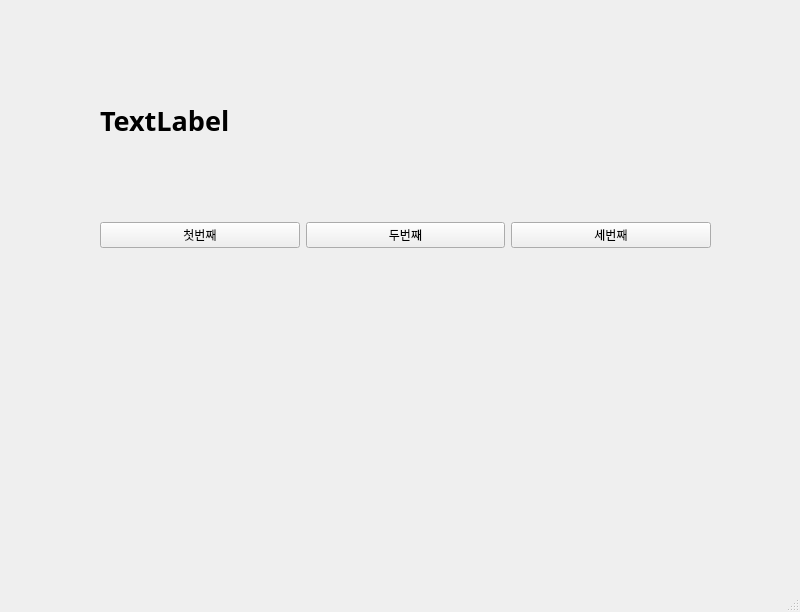
<?xml version="1.0" encoding="UTF-8"?>
<ui version="4.0">
 <class>MainWindow</class>
 <widget class="QMainWindow" name="MainWindow">
  <property name="geometry">
   <rect>
    <x>0</x>
    <y>0</y>
    <width>800</width>
    <height>612</height>
   </rect>
  </property>
  <property name="windowTitle">
   <string>MainWindow</string>
  </property>
  <widget class="QWidget" name="centralwidget">
   <widget class="QWidget" name="horizontalLayoutWidget">
    <property name="geometry">
     <rect>
      <x>100</x>
      <y>170</y>
      <width>611</width>
      <height>131</height>
     </rect>
    </property>
    <layout class="QHBoxLayout" name="horizontalLayout">
     <item>
      <widget class="QPushButton" name="pushButton_2">
       <property name="text">
        <string>첫번째</string>
       </property>
      </widget>
     </item>
     <item>
      <widget class="QPushButton" name="pushButton_3">
       <property name="text">
        <string>두번째</string>
       </property>
      </widget>
     </item>
     <item>
      <widget class="QPushButton" name="pushButton">
       <property name="text">
        <string>세번째</string>
       </property>
      </widget>
     </item>
    </layout>
   </widget>
   <widget class="QLabel" name="label">
    <property name="geometry">
     <rect>
      <x>100</x>
      <y>100</y>
      <width>611</width>
      <height>41</height>
     </rect>
    </property>
    <property name="font">
     <font>
      <family>맑은 고딕</family>
      <pointsize>20</pointsize>
      <weight>75</weight>
      <bold>true</bold>
     </font>
    </property>
    <property name="text">
     <string>TextLabel</string>
    </property>
   </widget>
  </widget>
  <widget class="QMenuBar" name="menubar">
   <property name="geometry">
    <rect>
     <x>0</x>
     <y>0</y>
     <width>800</width>
     <height>26</height>
    </rect>
   </property>
  </widget>
  <widget class="QStatusBar" name="statusbar"/>
 </widget>
 <resources/>
 <connections>
  <connection>
   <sender>pushButton_2</sender>
   <signal>clicked()</signal>
   <receiver>MainWindow</receiver>
   <slot>firstClick()</slot>
   <hints>
    <hint type="sourcelabel">
     <x>158</x>
     <y>271</y>
    </hint>
    <hint type="destinationlabel">
     <x>188</x>
     <y>328</y>
    </hint>
   </hints>
  </connection>
  <connection>
   <sender>pushButton_3</sender>
   <signal>clicked()</signal>
   <receiver>MainWindow</receiver>
   <slot>secondClick()</slot>
   <hints>
    <hint type="sourcelabel">
     <x>409</x>
     <y>267</y>
    </hint>
    <hint type="destinationlabel">
     <x>442</x>
     <y>334</y>
    </hint>
   </hints>
  </connection>
  <connection>
   <sender>pushButton</sender>
   <signal>clicked()</signal>
   <receiver>MainWindow</receiver>
   <slot>thirdClick()</slot>
   <hints>
    <hint type="sourcelabel">
     <x>623</x>
     <y>268</y>
    </hint>
    <hint type="destinationlabel">
     <x>653</x>
     <y>330</y>
    </hint>
   </hints>
  </connection>
 </connections>
 <slots>
  <slot>firstClick()</slot>
  <slot>secondClick()</slot>
  <slot>thirdClick()</slot>
 </slots>
</ui>
